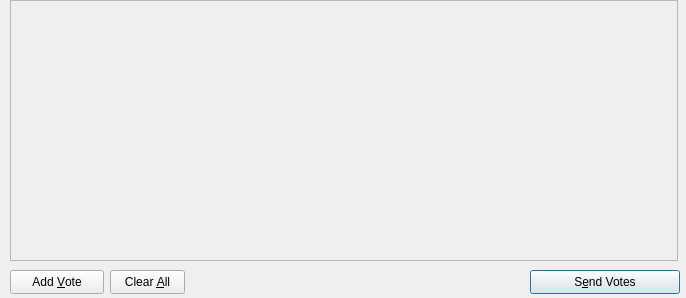
<?xml version="1.0" encoding="UTF-8"?>
<ui version="4.0">
 <class>VoteCoinsDialog</class>
 <widget class="QDialog" name="VoteCoinsDialog">
  <property name="geometry">
   <rect>
    <x>0</x>
    <y>0</y>
    <width>686</width>
    <height>298</height>
   </rect>
  </property>
  <property name="windowTitle">
   <string>Dialog</string>
  </property>
  
  <widget class="QPushButton" name="addButton">
   <property name="geometry">
    <rect>
     <x>10</x>
     <y>270</y>
     <width>94</width>
     <height>24</height>
    </rect>
   </property>
   <property name="toolTip">
    <string>Send to multiple recipients at once</string>
   </property>
   <property name="text">
    <string>Add &amp;Vote</string>
   </property>
   <property name="icon">
    <iconset resource="../memorycoin.qrc">
     <normaloff>:/icons/add</normaloff>:/icons/add</iconset>
   </property>
   <property name="autoDefault">
    <bool>false</bool>
   </property>
  </widget>
  <widget class="QPushButton" name="clearButton">
   <property name="geometry">
    <rect>
     <x>110</x>
     <y>270</y>
     <width>75</width>
     <height>24</height>
    </rect>
   </property>
   <property name="sizePolicy">
    <sizepolicy hsizetype="Minimum" vsizetype="Fixed">
     <horstretch>0</horstretch>
     <verstretch>0</verstretch>
    </sizepolicy>
   </property>
   <property name="toolTip">
    <string>Remove all transaction fields</string>
   </property>
   <property name="text">
    <string>Clear &amp;All</string>
   </property>
   <property name="icon">
    <iconset resource="../memorycoin.qrc">
     <normaloff>:/icons/remove</normaloff>:/icons/remove</iconset>
   </property>
   <property name="autoRepeatDelay">
    <number>300</number>
   </property>
   <property name="autoDefault">
    <bool>false</bool>
   </property>
  </widget>
  <widget class="QPushButton" name="sendButton">
   <property name="geometry">
    <rect>
     <x>530</x>
     <y>270</y>
     <width>150</width>
     <height>24</height>
    </rect>
   </property>
   <property name="minimumSize">
    <size>
     <width>150</width>
     <height>0</height>
    </size>
   </property>
   <property name="toolTip">
    <string>Confirm the send action</string>
   </property>
   <property name="text">
    <string>S&amp;end Votes</string>
   </property>
   <property name="icon">
    <iconset resource="../memorycoin.qrc">
     <normaloff>:/icons/send</normaloff>:/icons/send</iconset>
   </property>
   <property name="default">
    <bool>true</bool>
   </property>
  </widget>
  <widget class="QScrollArea" name="scrollArea">
   <property name="geometry">
    <rect>
     <x>10</x>
     <y>0</y>
     <width>668</width>
     <height>261</height>
    </rect>
   </property>
   <property name="widgetResizable">
    <bool>true</bool>
   </property>
   <widget class="QWidget" name="scrollAreaWidgetContents">
    <property name="geometry">
     <rect>
      <x>0</x>
      <y>0</y>
      <width>666</width>
      <height>259</height>
     </rect>
    </property>
    <layout class="QVBoxLayout" name="verticalLayout_2">
     <property name="margin">
      <number>0</number>
     </property>
     <item>
      <layout class="QVBoxLayout" name="entries">
       <property name="spacing">
        <number>6</number>
       </property>
      </layout>
     </item>
     <item>
      <spacer name="verticalSpacer">
       <property name="orientation">
        <enum>Qt::Vertical</enum>
       </property>
       <property name="sizeHint" stdset="0">
        <size>
         <width>20</width>
         <height>40</height>
        </size>
       </property>
      </spacer>
     </item>
    </layout>
   </widget>
  </widget>
 </widget>
 <resources>
  <include location="../memorycoin.qrc"/>
 </resources>
 <connections/>
</ui>
